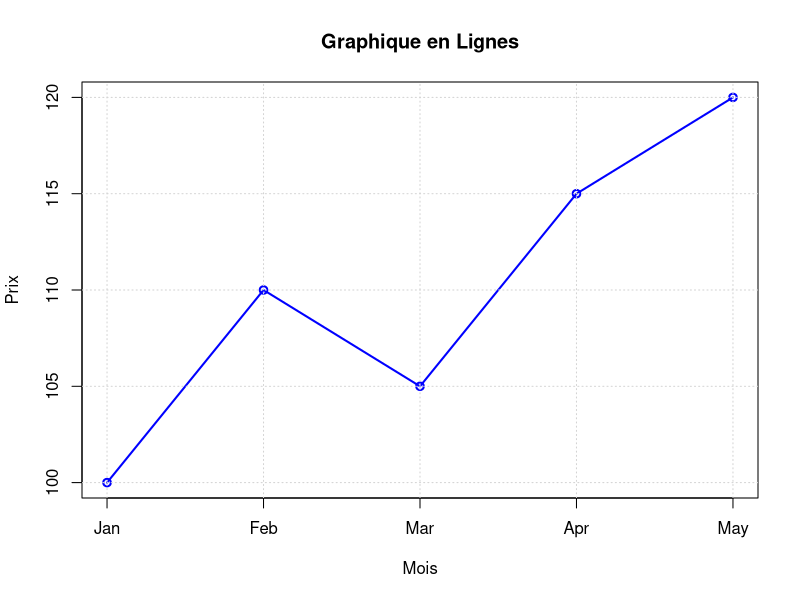

The R script that drew this image:
# Données fictives
x <- c("Jan", "Feb", "Mar", "Apr", "May")
y <- c(100, 110, 105, 115, 120)

# Création du graphique en lignes
plot(y, type = "o", col = "blue", main = "Graphique en Lignes",
     xlab = "Mois", ylab = "Prix", xaxt = "n", lwd = 2)
axis(1, at = 1:5, labels = x)  # Ajouter les étiquettes pour l'axe des x
grid()
